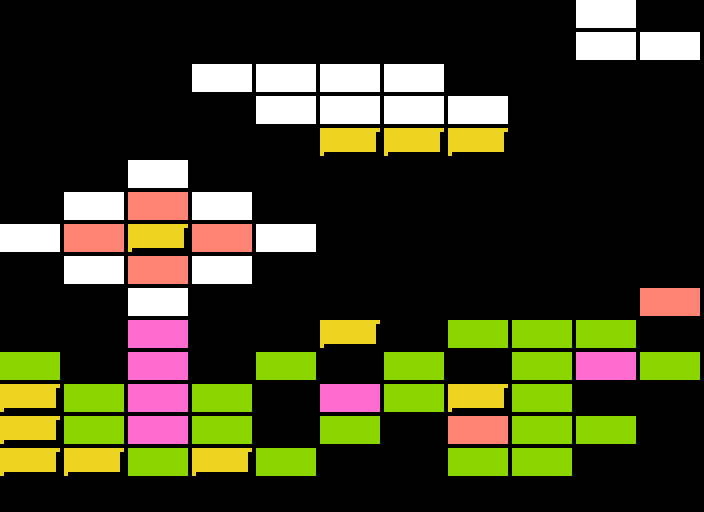

A level layout from a 2D game, rendered from its tile map. Below: a short description, then the map file with its tile-grid data intact:
An orthogonal 11x16 tile map with 64x32 px tiles, 1 tile layer (Level).

<map version="1.10" tiledversion="1.10.2" orientation="orthogonal" renderorder="right-down" width="11" height="16" tilewidth="64" tileheight="32" infinite="0" nextlayerid="2" nextobjectid="1">
 <tileset firstgid="1" name="tileset" tilewidth="64" tileheight="32" tilecount="12" columns="4">
  <image source="tileset.png" width="256" height="96" />
 </tileset>
 <layer id="1" name="Level" width="11" height="16">
  <data encoding="csv">
0,0,0,0,0,0,0,0,0,1,0,
0,0,0,0,0,0,0,0,0,1,1,
0,0,0,1,1,1,1,0,0,0,0,
0,0,0,0,1,1,1,1,0,0,0,
0,0,0,0,0,10,10,10,0,0,0,
0,0,1,0,0,0,0,0,0,0,0,
0,1,2,1,0,0,0,0,0,0,0,
1,2,10,2,1,0,0,0,0,0,0,
0,1,2,1,0,0,0,0,0,0,0,
0,0,1,0,0,0,0,0,0,0,2,
0,0,7,0,0,10,0,4,4,4,0,
4,0,7,0,4,0,4,0,4,7,4,
10,4,7,4,0,7,4,10,4,0,0,
10,4,7,4,0,4,0,2,4,4,0,
10,10,4,10,4,0,0,4,4,0,0,
0,0,0,0,0,0,0,0,0,0,0
</data>
 </layer>
</map>
